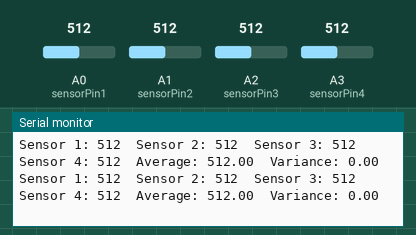
Simulated run of this sketch. Board: Arduino Uno, built with avr-gcc and run on an emulated ATmega328P. Shown: the last lines printed to the serial monitor. The inputs (shaded band) are chosen by the test bench; at power-on: A0 (sensorPin1) = 512, A1 (sensorPin2) = 512, A2 (sensorPin3) = 512, A3 (sensorPin4) = 512.

Above: at 1.2 s.
1.3 s: A0 (sensorPin1) set to 533
At 1.49 s:
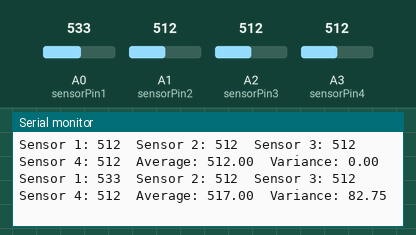
4.3 s: A1 (sensorPin2) set to 540
At 4.38 s:
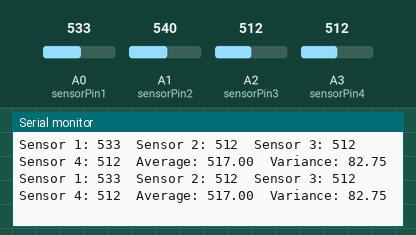
7.3 s: A2 (sensorPin3) set to 589
At 7.41 s:
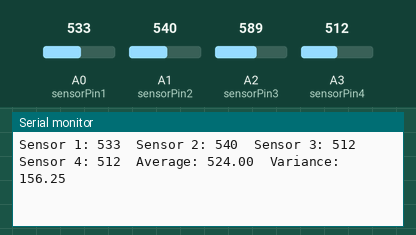
8.8 s: A2 (sensorPin3) set to 605
At 8.81 s:
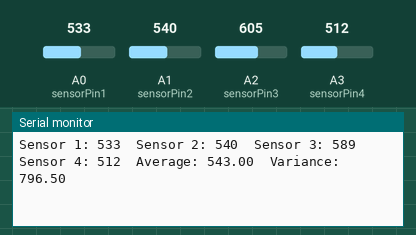
Timing chart, 0 to 11.8 s (numbered marks = the images above; inputs shaded):
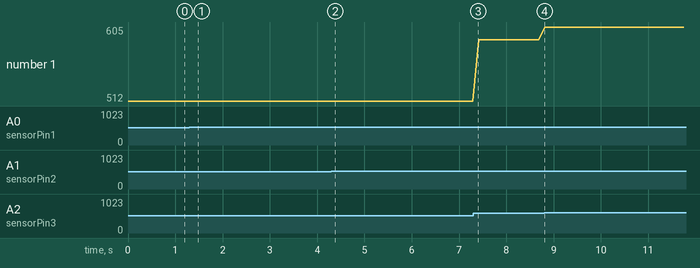

Measured:
- after the input at 1.3 s, the serial monitor: prints a new line after 0.07 s (image 1)
- plotted number 1: 512 → 589 after the input at 7.3 s, 589 → 605 after the input at 8.8 s

The sketch:

LightSensor_Q5.ino
```cpp
//Q5

int sensorPin1 = A0;   // select the input pin for the first LDR sensor
int sensorPin2 = A1;   // select the input pin for the second LDR sensor
int sensorPin3 = A2;   // select the input pin for the third LDR sensor
int sensorPin4 = A3;   // select the input pin for the fourth LDR sensor

int sensorValue1 = 0;  // variable to store the value coming from the first sensor
int sensorValue2 = 0;  // variable to store the value coming from the second sensor
int sensorValue3 = 0;  // variable to store the value coming from the third sensor
int sensorValue4 = 0;  // variable to store the value coming from the fourth sensor

float average = 0;   // variable to store the average value
float variance = 0;  // variable to store the variance value

void setup() {
  Serial.begin(9600);  // sets serial port for communication
}

void loop() {
  // read the value from each sensor
  sensorValue1 = analogRead(sensorPin1);
  sensorValue2 = analogRead(sensorPin2);
  sensorValue3 = analogRead(sensorPin3);
  sensorValue4 = analogRead(sensorPin4);

  // calculate the average value of the sensor readings
  average = (sensorValue1 + sensorValue2 + sensorValue3 + sensorValue4) / 4;

  // calculate the variance
  float sum = 0;
  sum += pow(sensorValue1 - average, 2);
  sum += pow(sensorValue2 - average, 2);
  sum += pow(sensorValue3 - average, 2);
  sum += pow(sensorValue4 - average, 2);

  variance = sum / 4;  // variance formula

  // prints the values coming from the sensor on the screen
  Serial.print("Sensor 1: ");
  Serial.print(sensorValue1);
  Serial.print("\t");

  Serial.print("Sensor 2: ");
  Serial.print(sensorValue2);
  Serial.print("\t");

  Serial.print("Sensor 3: ");
  Serial.print(sensorValue3);
  Serial.print("\t");

  Serial.print("Sensor 4: ");
  Serial.print(sensorValue4);

  // print the average and variance values
  Serial.print("\tAverage: ");
  Serial.print(average);
  Serial.print("\tVariance: ");
  Serial.println(variance);

  delay(100);  // delay for 100 milliseconds before reading the values again
}
```
